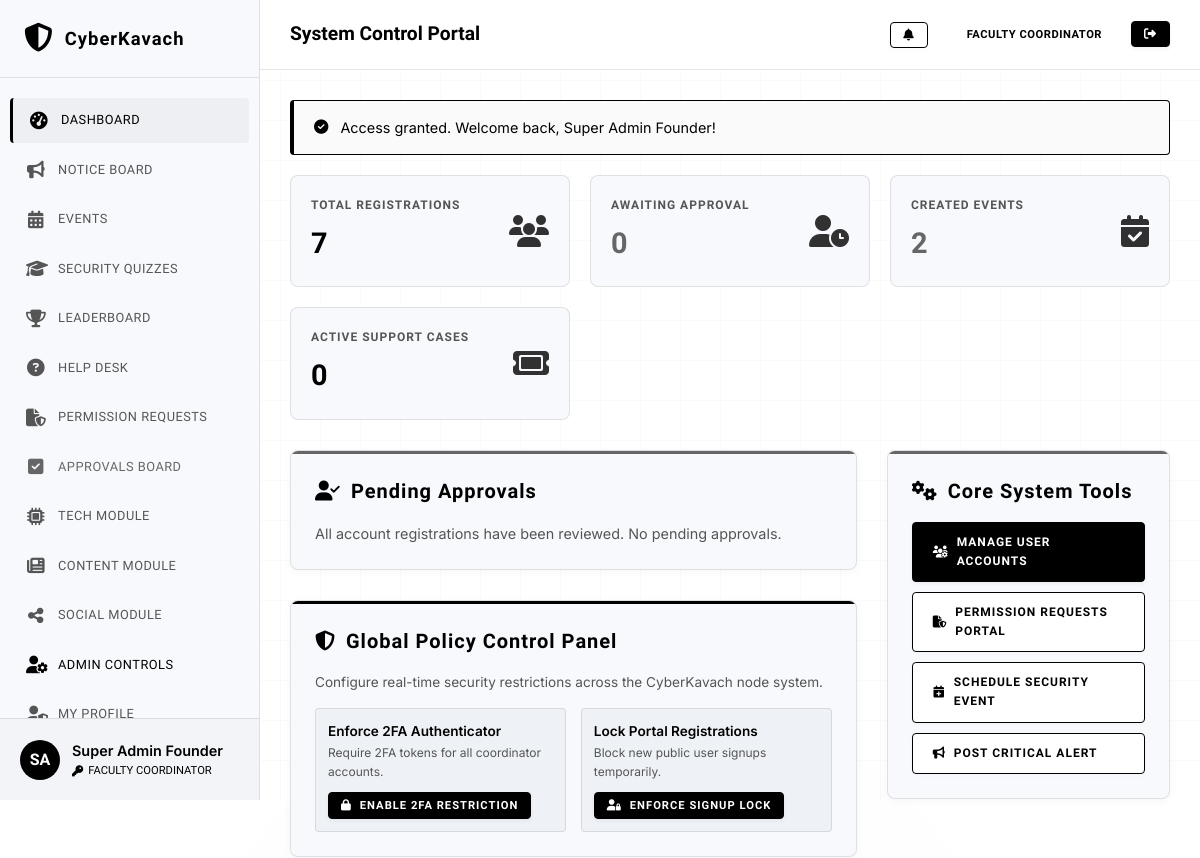
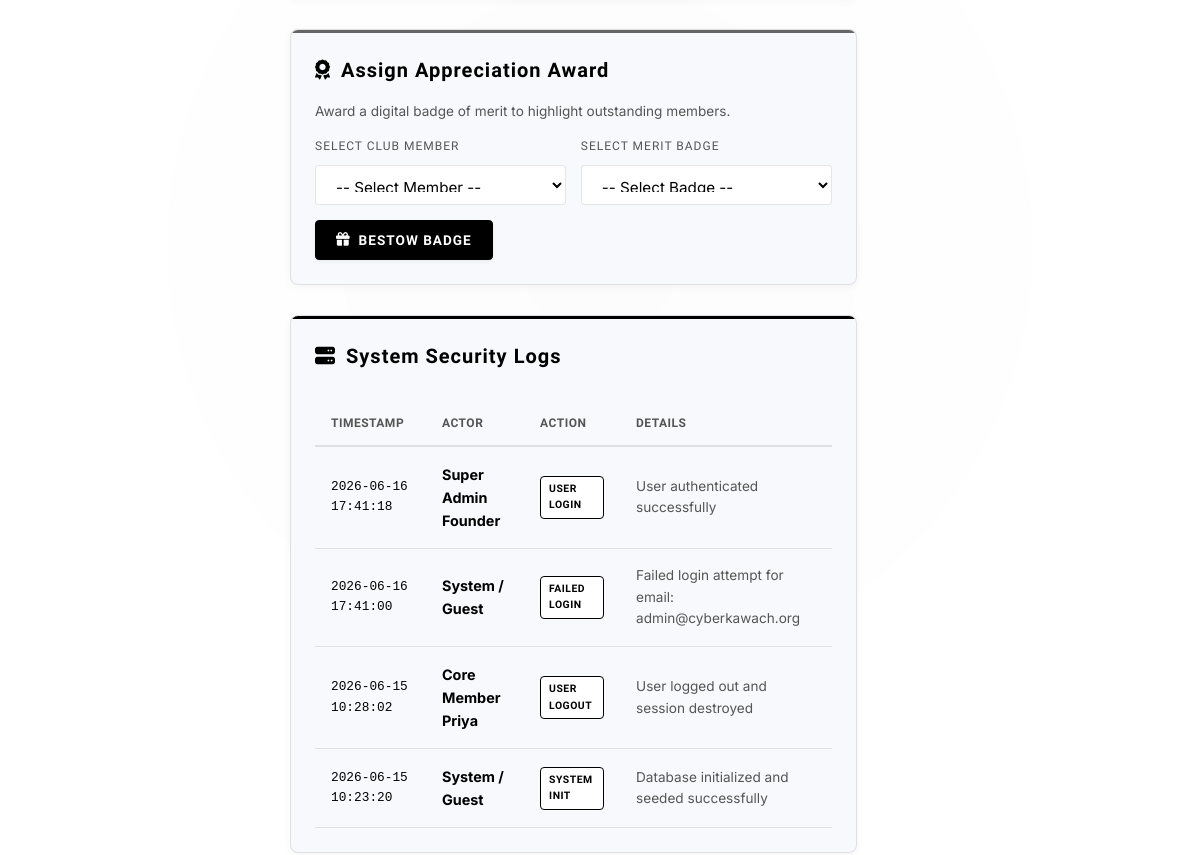
The page /dashboard.php (signed in, upper part) on the database as committed earlier (2 pictures, top to bottom).
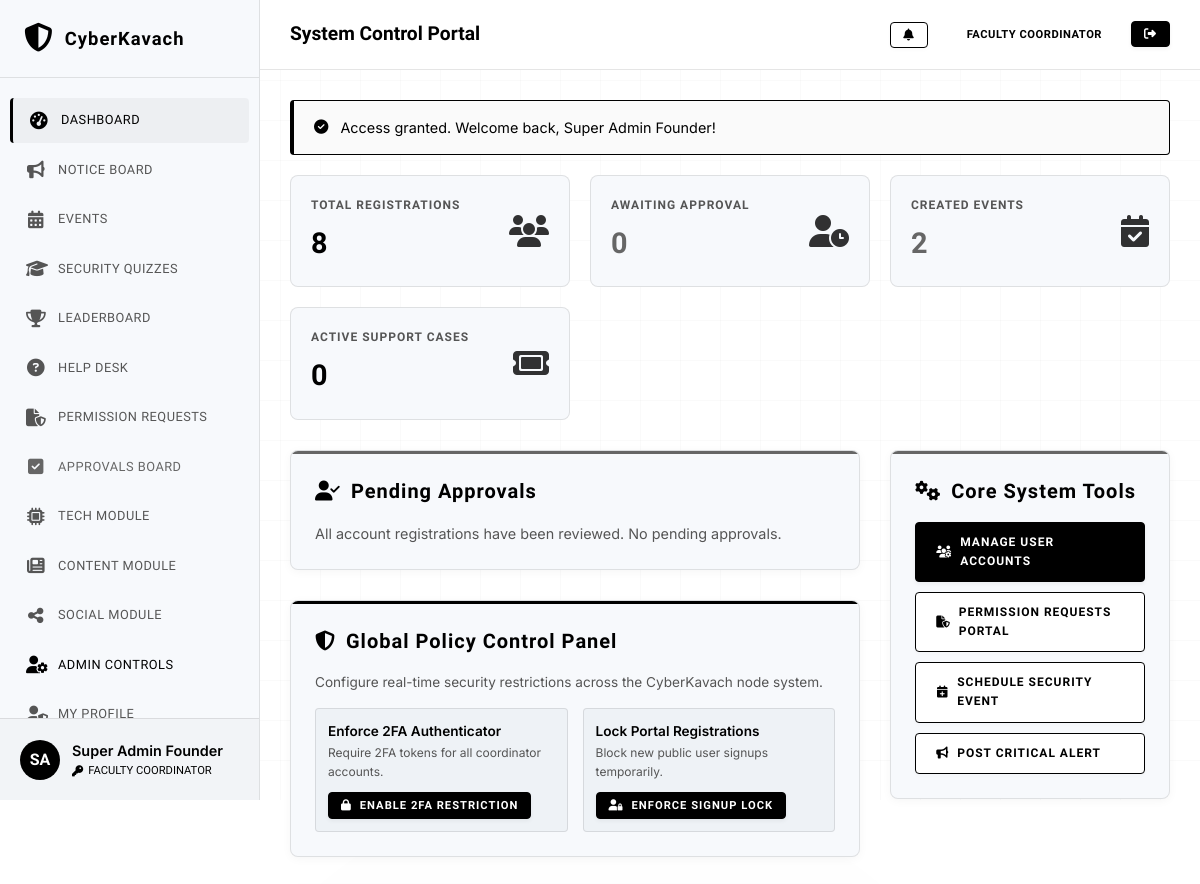
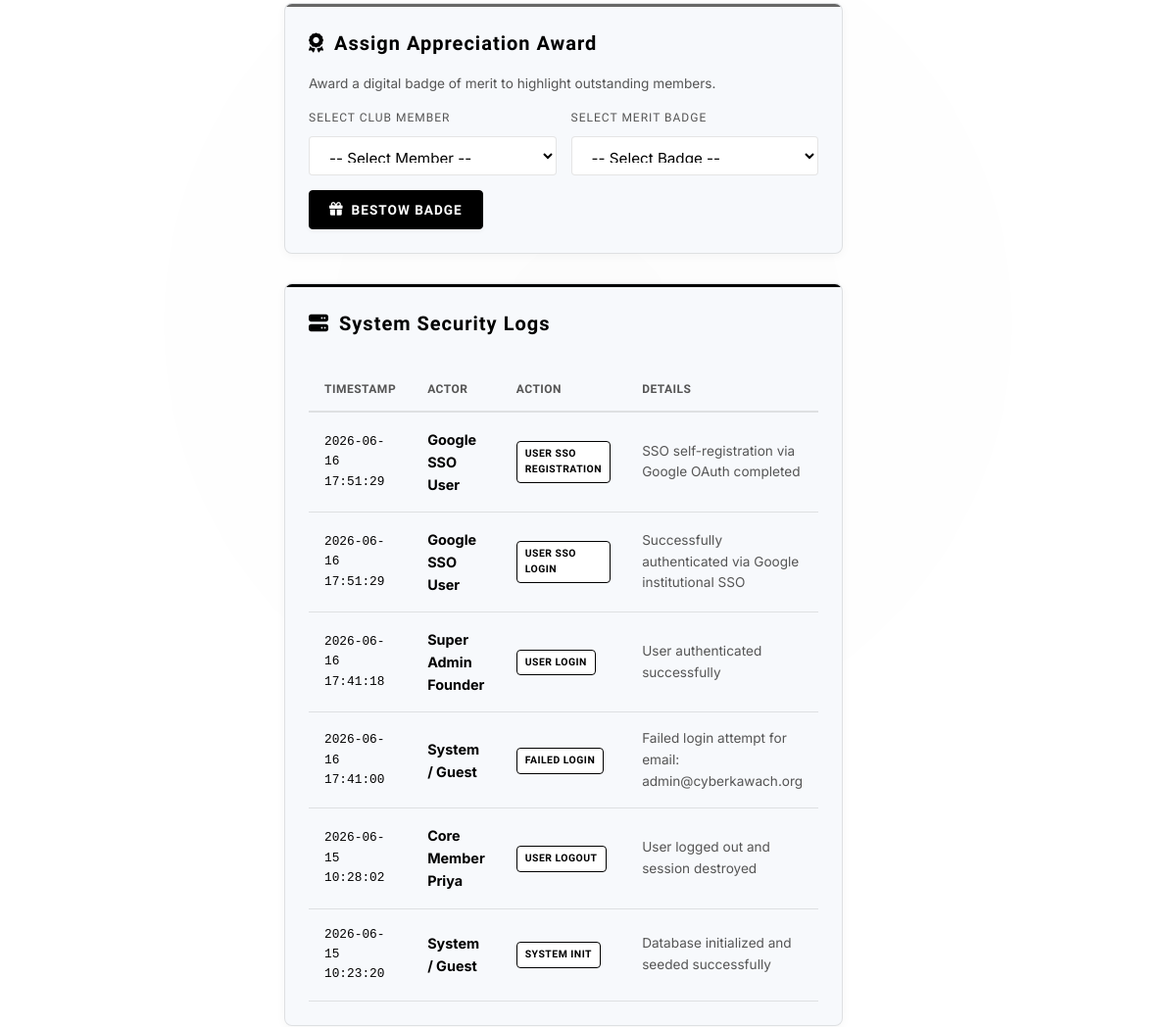
The same page on the database as committed later (2 pictures, top to bottom).
### tables this page shows
CREATE TABLE audit_logs (
            id INTEGER PRIMARY KEY AUTOINCREMENT,
            user_id INTEGER,
            action TEXT NOT NULL,
            details TEXT NOT NULL,
            ip_address TEXT,
            created_at DATETIME DEFAULT CURRENT_TIMESTAMP,
            FOREIGN KEY (user_id) REFERENCES users(id) ON DELETE SET NULL
        );

CREATE TABLE users (
            id INTEGER PRIMARY KEY AUTOINCREMENT,
            name TEXT NOT NULL,
            email TEXT NOT NULL UNIQUE,
            password TEXT NOT NULL,
            role TEXT NOT NULL DEFAULT 'Member',
            points INTEGER DEFAULT 0,
            status TEXT NOT NULL DEFAULT 'Pending',
            created_at DATETIME DEFAULT CURRENT_TIMESTAMP
        );

### config.php (called while the page is built, shortened)
<?php
function sanitize($data) {
    return htmlspecialchars(trim($data), ENT_QUOTES, 'UTF-8');
}
function get_user_role() {
    return $_SESSION['user_role'] ?? null;
}
?>

### includes/sidebar.php (called while the page is built, shortened)
<?php
require_once __DIR__ . '/../config.php';
$user_role = get_user_role();
?>

### dashboard.php (the view, shortened to what the rows shown need)
<?php
require_once __DIR__ . '/config.php';
require_once __DIR__ . '/db.php';
$user_role = get_user_role();
if ($user_role === 'Faculty Coordinator') {
    try {
        $stmtLogs = $db->query("SELECT l.*, u.name as user_name FROM audit_logs l LEFT JOIN users u ON l.user_id = u.id ORDER BY l.created_at DESC LIMIT 6");
        $recent_logs = $stmtLogs->fetchAll();
    } catch (PDOException $e) {
        set_flash_message('error', 'Failed to fetch dashboard metrics.');
    }
}
include __DIR__ . '/includes/header.php';
?>
<div class="dashboard-layout">
    <div>
        <?php if ($user_role === 'Faculty Coordinator'): ?>
            <div class="card">
                <div class="table-responsive">
                    <table class="table-custom">
                        <thead>
                            <tr>
                                <th>Timestamp</th>
                                <th>Actor</th>
                                <th>Action</th>
                                <th>Details</th>
                            </tr>
                        </thead>
                        <tbody>
                            <?php foreach ($recent_logs as $log): ?>
                                <tr>
                                    <td style="font-size: 0.8rem; font-family: monospace;"><?php echo sanitize($log['created_at']); ?></td>
                                    <td><strong><?php echo sanitize($log['user_name'] ?? 'System / Guest'); ?></strong></td>
                                    <td><span class="badge badge-member" style="font-size:0.65rem;"><?php echo sanitize($log['action']); ?></span></td>
                                    <td style="font-size: 0.85rem; color: var(--text-muted);"><?php echo sanitize($log['details']); ?></td>
                                </tr>
                            <?php endforeach; ?>
                        </tbody>
                    </table>
                </div>
            </div>
        <?php endif; ?>
    </div>
</div>
<?php include __DIR__ . '/includes/footer.php'; ?>

Rows that differ between the two databases and show on the page:
added audit_logs: created_at "2026-06-16 17:51:29", user.name "Google SSO User", action "USER SSO REGISTRATION", details "SSO self-registration via Google OAuth completed"
added audit_logs: created_at "2026-06-16 17:51:29", user.name "Google SSO User", action "USER SSO LOGIN", details "Successfully authenticated via Google institutional SSO"
Other text that changed with them:
$total_users: "7" → "8"
